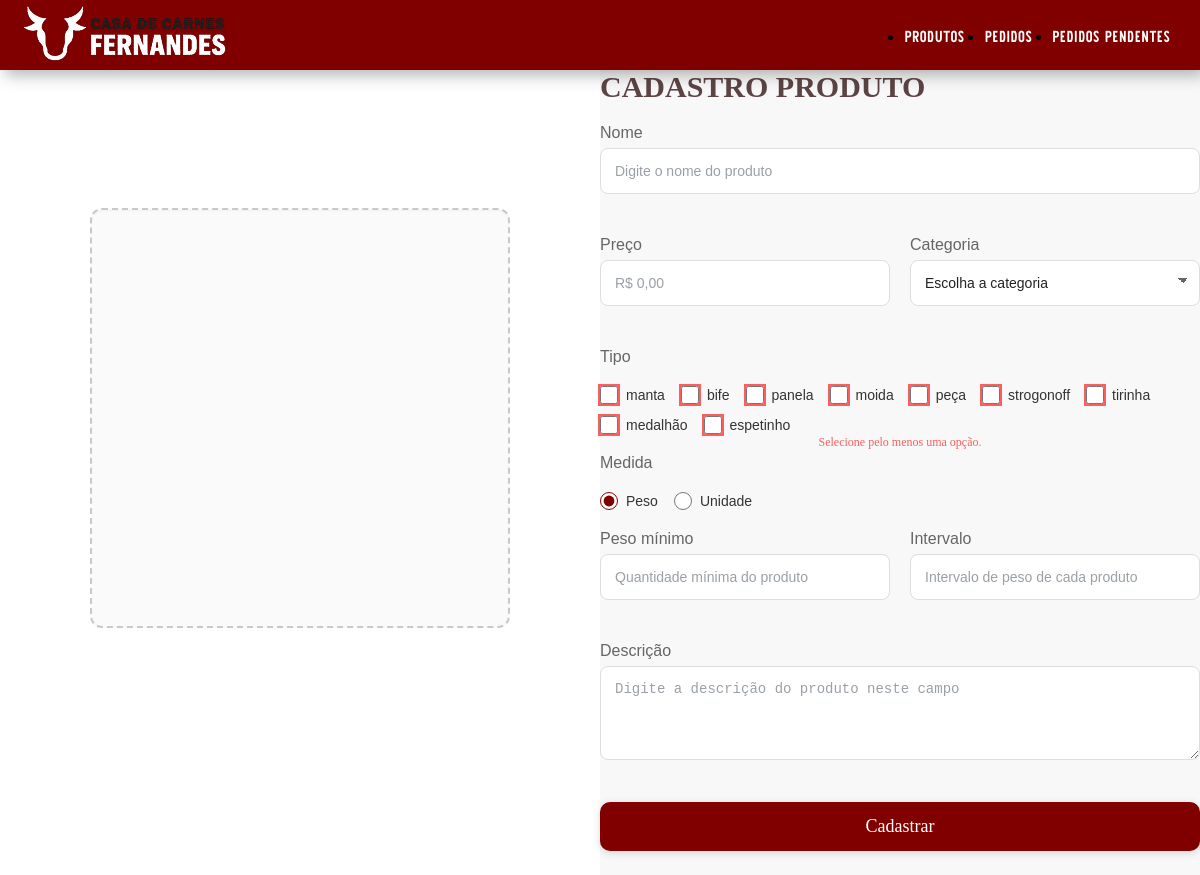
The app's page /cadastroProduto.php with its own data.
### tables this page shows
CREATE TABLE tbcorte (
	id_corte INT AUTO_INCREMENT PRIMARY KEY,
	nome_corte VARCHAR(50) NOT null
);

### cadastroProduto.php (the view, shortened to what this page needs)
<!DOCTYPE html>
<html lang="pt-BR">
<head>
  <link rel="stylesheet" href="css/globals.css" />
  <link rel="stylesheet" href="css/cadastroProduto.css" />
</head>
<body>
  <?php include "menuAdm.php"; ?>
  <div class="container">
    <div class="imagem">
      <div class="exemplo"></div>
    </div>
    <div class="formulario">
      <form class="form" id="form" action="processaCadastro.php" method="POST" enctype="multipart/form-data" autocomplete="off" novalidate>
        <h1 class="titulo" style="grid-column: 1 / span 2;">CADASTRO PRODUTO</h1>
        <div class="form_content" style="grid-column: 1 / span 2;">
          <label for="nome">Nome</label>
          <input type="text" id="nome" name="nome" placeholder="Digite o nome do produto" required maxlength="120" autocomplete="off">
        </div>
        <div class="form_content">
          <label for="preco">Preço</label>
          <input type="text" id="preco" name="preco" placeholder="R$ 0,00" inputmode="decimal" autocomplete="off" required>
        </div>
        <div class="form_content">
          <label for="categoria">Categoria</label>
          <select id="categoria" name="categoria" required>
            <option value="">Escolha a categoria</option>
          </select>
        </div>
        <p class="tipo" style="grid-column: 1 / span 2;">Tipo</p>
        <div class="radio-group" style="grid-column: 1 / span 2;">
          <?php
            require_once 'conexao.php';
            $comandoSql = 'SELECT * FROM tbcorte;';
            $result = mysqli_query($conn, $comandoSql);
            if ($result && mysqli_num_rows($result) > 0) {
                while ($cortes = mysqli_fetch_assoc($result)) {
                    $id = $cortes['id_corte'];
                    $nome = htmlspecialchars($cortes['nome_corte'], ENT_QUOTES);
                    echo "<label class='radio-item'>
                            <input type='checkbox' name='tipo[]' value='$id'>
                            <span>$nome</span>
                          </label>";
                }
            } else {
                echo '<p>Não existem cortes cadastrados!</p>';
            }
          ?>
          <a>mensagem de erro</a>
        </div>
        <p class="tipo" style="grid-column: 1 / span 2;">Medida</p>
        <div class="radio-group" style="grid-column: 1 / span 2;">
          <label class="radio-item">
            <input type="radio" name="medida" value="PESO" checked>
            <span>Peso</span>
          </label>
          <label class="radio-item">
            <input type="radio" name="medida" value="UNIDADE">
            <span>Unidade</span>
          </label>
        </div>
        <div class="form_content" style="grid-column: 1;">
          <label for="peso">Peso mínimo</label>
          <input type="text" id="peso" name="peso" placeholder="Quantidade mínima do produto" inputmode="decimal" autocomplete="off">
        </div>
        <div class="form_content" style="grid-column: 2;">
          <label for="intervalo">Intervalo</label>
          <input type="text" id="intervalo" name="intervalo" placeholder="Intervalo de peso de cada produto" inputmode="decimal" autocomplete="off">
        </div>
        <div class="form_content" style="grid-column: span 2;">
          <label for="descricao">Descrição</label>
          <textarea id="descricao" name="descricao" placeholder="Digite a descrição do produto neste campo" rows="4" required></textarea>
        </div>
        <button type="submit" id="cadastrar">Cadastrar</button>
      </form>
    </div>
  </div>
</body>
</html>

### css/globals.css (style rules this page uses)
* { -webkit-font-smoothing: antialiased; box-sizing: border-box; margin: 0; padding: 0; }
html, body { height: 100%; }
a { text-decoration: none; }

### css/cadastroProduto.css (style rules this page uses)
*, *::before, *::after { box-sizing: border-box; }
html, body { height: 100%; }
.container { width: 100%; min-height: 100vh; display: flex; align-items: stretch; justify-content: center; background: #f5f5f7; }
.imagem { width: 50%; background-color: #ffffff; display: flex; flex-direction: column; justify-content: center; align-items: center; gap: 24px; padding: 40px 24px; }
.formulario { width: 50%; min-height: 100vh; background-color: #F8F8F8; display: flex; justify-content: center; }
.form { width: 100%; max-width: 680px; margin-top: 70px; display: grid; grid-template-columns: repeat(2, minmax(0, 1fr)); gap: 20px; }
.titulo { font-family: "Baloo"; color: #5C4444; font-size: 30px; }
.tipo, .form label { font-family: Arial, Helvetica, sans-serif; color: #00000097; }
.form_content { display: flex; flex-direction: column; gap: 6px; }
.form input, .form textarea, .form select { width: 100%; padding: 14px; border-radius: 8px; border: 1px solid #dddddd; background: #fff; color: #222; font-size: 14px; outline: none; transition: border-color .2s ease, box-shadow .2s ease, background-color .2s ease; }
.form textarea { resize: vertical; }
.form input::placeholder, .form textarea::placeholder { color: #9aa0a6; }
.form_content select { appearance: none; -moz-appearance: none; -webkit-appearance: none; background-color: #fff; background-image: linear-gradient(45deg, transparent 50%, #666 50%), linear-gradient(135deg, #666 50%, transparent 50%); background-position: calc(100% - 16px) calc(50% - 3px), calc(100% - 11px) calc(50% - 3px); background-size: 5px 5px, 5px 5px; background-repeat: no-repeat; }
.radio-group { display: flex; flex-wrap: wrap; gap: 12px 16px; align-items: center; justify-content: flex-start; position: relative; }
.radio-item { display: inline-flex; align-items: center; gap: 8px; cursor: pointer; user-select: none; }
.radio-item span { font-size: 14px; color: #333; }
input[type="checkbox"], input[type="radio"] { width: 18px; height: 18px; accent-color: #800000; cursor: pointer; }
.radio-group.error label input[type="checkbox"], .radio-group.error label input[type="radio"] { box-shadow: 0 0 0 2px #fc5e5e; border-radius: 4px; }
.radio-group a { color: #000000; visibility: hidden; font-family: 'Calibre'; font-size: 12px; position: absolute; bottom: -16px; left: 0; right: 0; text-align: center; }
.radio-group.error a { color: #fc5e5e; visibility: visible; }
.exemplo { width: 100%; max-width: 420px; aspect-ratio: 1 / 1; border: 2px dashed #c9c9c9; border-radius: 12px; background-color: #fafafa; background-position: center; background-repeat: no-repeat; background-size: contain; box-shadow: inset 0 1px 2px rgba(0,0,0,0.04); }
.form button, .imagem button, .upload-trigger button { background-color: #800000; color: #fff; font-family: 'Baloo'; font-size: 18px; padding: 14px 18px; border-radius: 10px; border: 0; box-shadow: 0 2px 8px rgba(0, 0, 0, 0.15); cursor: pointer; transition: background-color .2s ease, transform .06s ease, box-shadow .2s ease; }
.form button#cadastrar { grid-column: span 2; margin-bottom: 24px; }
@media (max-width: 1200px) { .form { max-width: 620px; } }
.imagem .exemplo { cursor: pointer; }

### css/menu.css (style rules this page uses)
a { text-decoration: none; color: inherit; font-family: "Shaimus Clean-Regular"; color: #ffffff; }

### records on screen
tbcorte: nome_corte "manta"
tbcorte: nome_corte "bife"
tbcorte: nome_corte "panela"
tbcorte: nome_corte "moida"
tbcorte: nome_corte "peça"
tbcorte: nome_corte "strogonoff"
tbcorte: nome_corte "tirinha"
tbcorte: nome_corte "medalhão"
tbcorte: nome_corte "espetinho"
